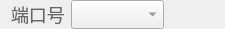
<?xml version="1.0" encoding="UTF-8"?>
<ui version="4.0">
 <class>ConnectionWidget</class>
 <widget class="QWidget" name="ConnectionWidget">
  <property name="geometry">
   <rect>
    <x>0</x>
    <y>0</y>
    <width>225</width>
    <height>25</height>
   </rect>
  </property>
  <property name="windowTitle">
   <string>Form</string>
  </property>
  <layout class="QGridLayout" name="gridLayout">
   <property name="topMargin">
    <number>0</number>
   </property>
   <property name="bottomMargin">
    <number>0</number>
   </property>
   <property name="horizontalSpacing">
    <number>6</number>
   </property>
   <property name="verticalSpacing">
    <number>0</number>
   </property>
   <item row="1" column="2">
    <widget class="QPushButton" name="connect_pb">
     <property name="minimumSize">
      <size>
       <width>0</width>
       <height>0</height>
      </size>
     </property>
     <property name="maximumSize">
      <size>
       <width>128</width>
       <height>128</height>
      </size>
     </property>
     <property name="styleSheet">
      <string notr="true">background: none;border: none;</string>
     </property>
     <property name="text">
      <string/>
     </property>
     <property name="icon">
      <iconset resource="../res/resources.qrc">
       <normaloff>:/icons/connect.png</normaloff>:/icons/connect.png</iconset>
     </property>
     <property name="iconSize">
      <size>
       <width>25</width>
       <height>25</height>
      </size>
     </property>
    </widget>
   </item>
   <item row="1" column="0">
    <widget class="QLabel" name="label">
     <property name="styleSheet">
      <string notr="true">color: #666;font-size: 18px;</string>
     </property>
     <property name="text">
      <string>端口号</string>
     </property>
    </widget>
   </item>
   <item row="1" column="1">
    <widget class="QComboBox" name="comPort">
     <property name="styleSheet">
      <string notr="true">color: #666;font-size: 18px;</string>
     </property>
    </widget>
   </item>
  </layout>
 </widget>
 <resources>
  <include location="../res/resources.qrc"/>
 </resources>
 <connections/>
</ui>
